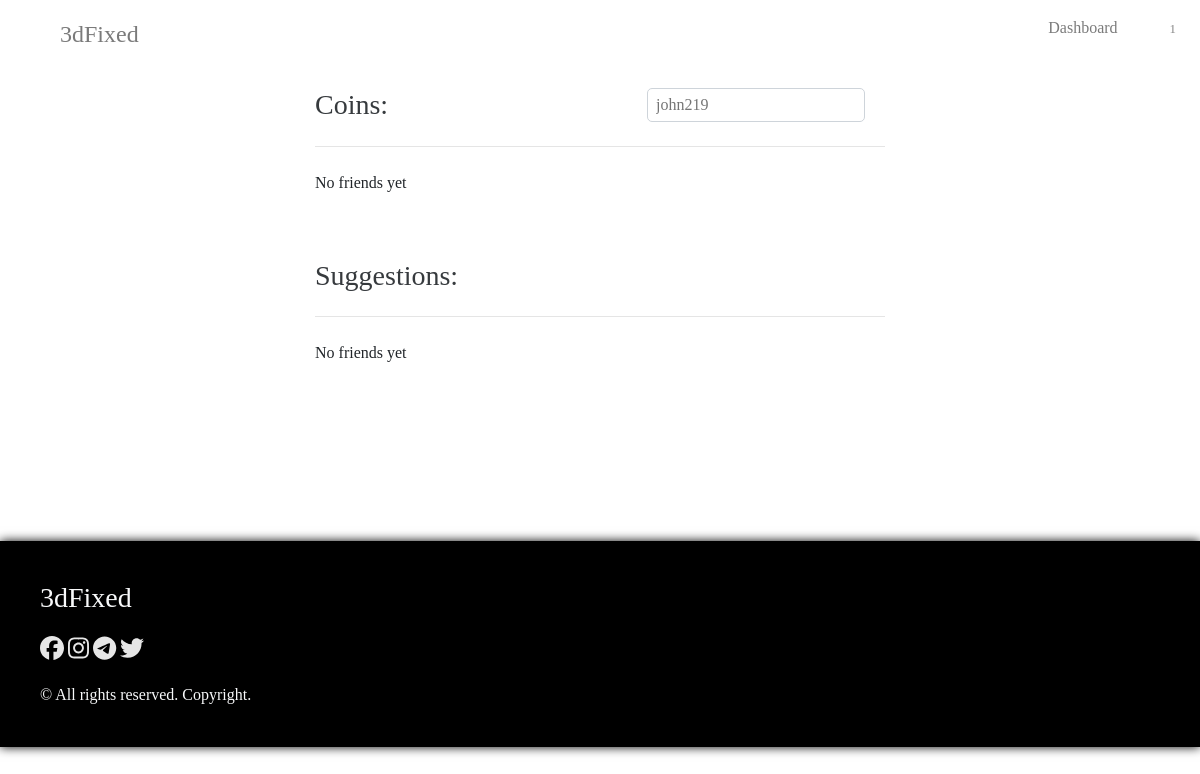
The page /user/profile/coins (signed in) on the database as committed earlier.
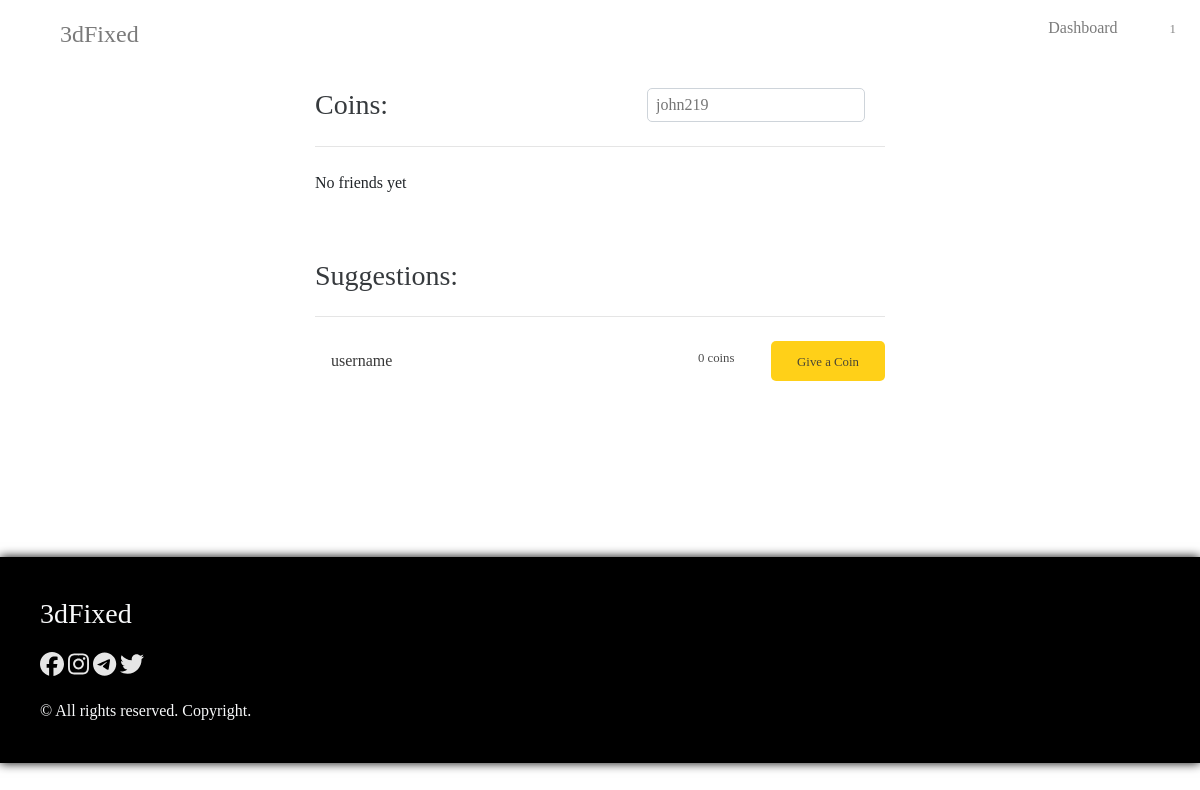
The same page on the database as committed later.
### user/models.py (models this page shows)
class Author(User):
	avatar = models.ImageField(upload_to = 'static/storage/img/user')
	cart = models.JSONField(default = list)
	favs = models.JSONField(default = list)
	bio = models.CharField(max_length = 255, default = 'Bio')
	website = models.URLField()
	location = models.CharField(max_length = 100, default = 'Moon, Utopia')
	favtool = models.CharField(max_length = 50)
	phone = models.CharField(max_length = 20)
	gender = models.CharField(max_length = 10, default = 'None')
	credit = models.CharField(max_length = 20)
	coins = models.JSONField(default= list)
	stripe_account = models.IntegerField(default = -1)
	paypal_account = models.IntegerField(default = -1)
	notifications = models.JSONField(default=list)
	payments = models.JSONField(default=list)
	vipstatus = models.BooleanField(default=False)
	bought = models.JSONField(default = list)
	warnings = models.IntegerField(default = 0)
	reports = models.JSONField(default = list)

### user/views.py (the view)
# urls.py: path('profile/coins', views.userCoins, name = 'userCoins'),
@login_required
def userCoins(request, *args):
	topusers = Author.objects.order_by('coins').exclude(username = request.user)
	userset = Author.objects.filter(id__in = request.user.author.coins)
	return render(request, 'user/coins.html', {'userset': userset, 'topusers': topusers})

### templates/user/coins.html (shortened to what this page needs)
{% extends 'main/index.html' %}
{% block content %}
	<div class="container mt-4 w-50">
		<div class="row">
			<div class="col-md-12">
				<h3 class="soft-font" style="float: left;">Coins:</h3>
				<form action="{% url 'engine:friend' %}" method="post" class="friend-search-form">
					<input type="text" placeholder="john219" name="query">
					<button type="submit"></button>
				</form>
			</div>
		</div>
		<hr>
		<div class="row">
			<div class="col-md-12">
				<ul class="coins-list">
					{% if userset %}
						{% for stranger in userset %}
						<li>
							<a href="{% url 'engine:stranger' stranger %}" class="coins-user">{{stranger}} <small style="float: right;">{{stranger.coins|length}} coins</small></a>
							{% if request.user.id not in stranger.coins %}
								<a href="{% url 'engine:addto' %}?userid={{stranger.id}}&to=subs&back=coins" class="coins-give"><small>Give a Coin <span class="fad fa-coins"></span></small></a>
							{% else %}
								<a href="{% url 'engine:removefrom' %}?userid={{stranger.id}}&from=subs&back=coins" class="coins-take"><small>Retake Coin <span class="fad fa-user-times"></span></small></a>
							{% endif %}
						</li>
						{% endfor %}
					{% else %}
						<li>No friends yet</li>
					{% endif %}
				</ul>
			</div>
		</div>
		<div class="row mt-5">
			<div class="col-md-12">
				<h3 class="soft-font">Suggestions:</h3>
			</div>
		</div>
		<hr>
		<div class="row">
			<div class="col-md-12">
				<ul class="coins-list">
					{% if topusers %}
						{% for stranger in topusers %}
						<li>
							<a href="{% url 'engine:stranger' stranger %}" class="coins-user">{{stranger}} <small style="float: right;">{{stranger.coins|length}} coins</small></a>
							{% if request.user.id not in stranger.coins %}
								<a href="{% url 'engine:addto' %}?userid={{stranger.id}}&to=subs&back=coins" class="coins-give"><small>Give a Coin </small></a>
							{% else %}
								<a href="{% url 'engine:removefrom' %}?userid={{stranger.id}}&from=subs&back=coins" class="coins-take"><small>Retake Coin <span class="fad fa-user-times"></span></small></a>
							{% endif %}
						</li>
						{% endfor %}
					{% else %}
						<li>No friends yet</li>
					{% endif %}
				</ul>
			</div>
		</div>
	</div>
{% endblock %}

Rows that differ between the two databases and show on the page:
added Author: username "username", coins|length "0"
Other text that changed with them:
text no longer shown: "No friends yet"
